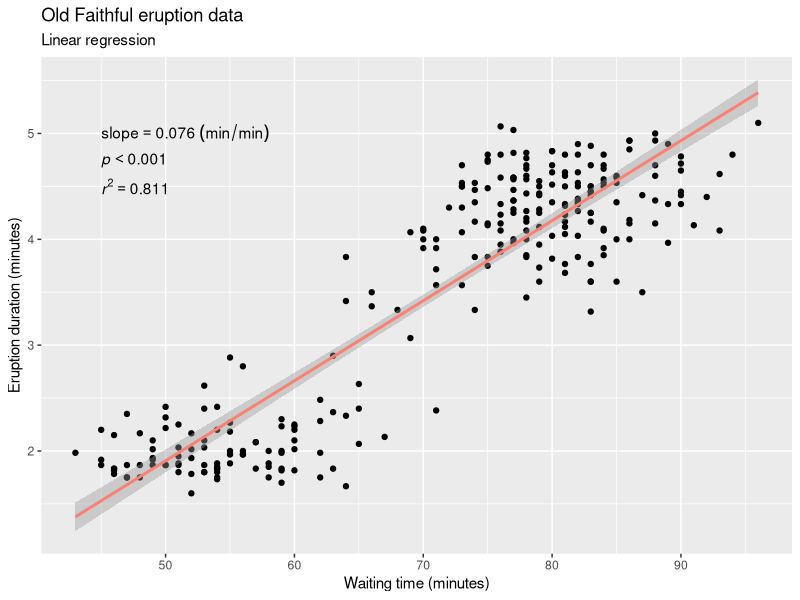
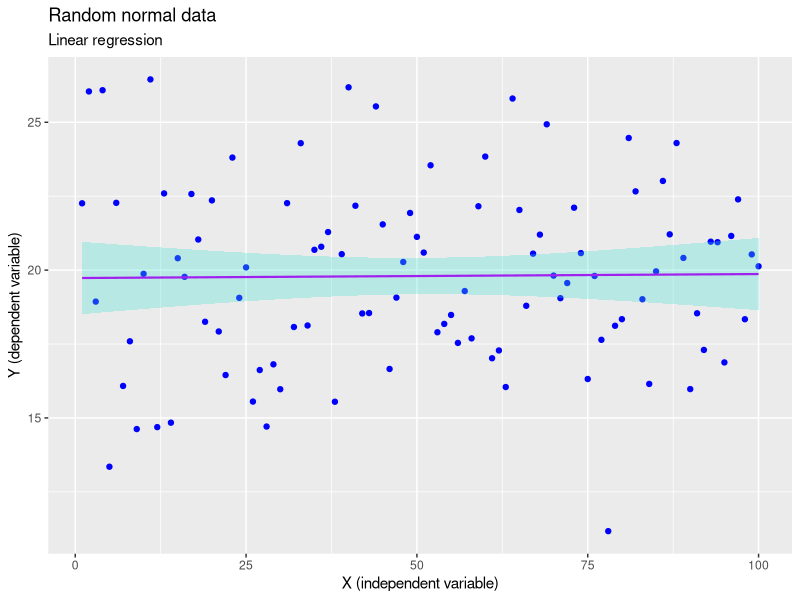
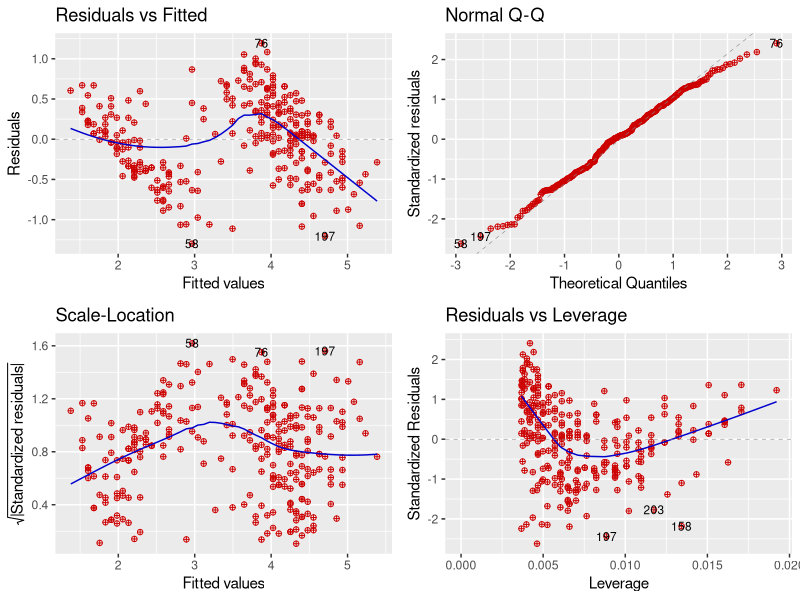
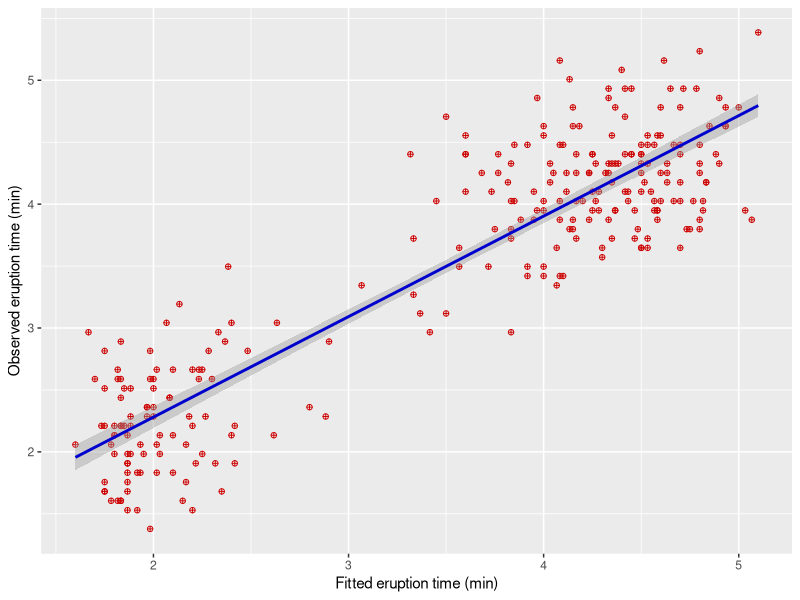

Recreate these plots in R, in order.
## ---- chunk 1
knitr::opts_chunk$set(
  comment = "R>", 
  warning = FALSE, 
  message = FALSE,
  out.width = '70%'
)
## ---- chunk 2
head(faithful)
## ---- chunk 3
eruption.lm <- lm(eruptions ~ waiting, data = faithful)
summary(eruption.lm)
## ---- chunk 4
library(tidyverse)
slope <- round(eruption.lm$coef[2], 3)
# p.val <- round(coefficients(summary(eruption.lm))[2, 4], 3) # it approx. 0, so...
p.val = 0.001
r2 <- round(summary(eruption.lm)$r.squared, 3)

ggplot(data = faithful, aes(x = waiting, y = eruptions)) +
  geom_point() +
  annotate("text", x = 45, y = 5, label = paste0("slope == ", slope, "~(min/min)"), parse = TRUE, hjust = 0) +
  annotate("text", x = 45, y = 4.75, label = paste0("italic(p) < ", p.val), parse = TRUE, hjust = 0) +
  annotate("text", x = 45, y = 4.5, label = paste0("italic(r)^2 == ", r2), parse = TRUE, hjust = 0) +
  stat_smooth(method = "lm", colour = "salmon") +
  labs(title = "Old Faithful eruption data",
       subtitle = "Linear regression",
       x = "Waiting time (minutes)",
       y = "Eruption duration (minutes)")
## ---- chunk 5
# use the accessor function to grab the coefficients:
erupt.coef <- coefficients(eruption.lm)
erupt.coef

# how long would an eruption last of we waited, say, 80 minutes?
waiting <- 80 
 
# the first and second coef. can be accessed using the 
# square bracket notation:
erupt.pred <- erupt.coef[1] + (erupt.coef[2] * waiting)
erupt.pred # the unit is minutes
## ---- chunk 6
pred.val <- data.frame(waiting = c(60, 80, 100))
predict(eruption.lm, pred.val) # returns waiting time in minutes
## ---- chunk 7
summary(eruption.lm)$r.squared
## ---- chunk 8
n <- 100
set.seed(666)
rand.df <- data.frame(x = seq(1:n),
                      y = rnorm(n = n, mean = 20, sd = 3))
ggplot(data = rand.df, aes(x = x, y = y)) +
  geom_point(colour = "blue") +
  stat_smooth(method = "lm", colour = "purple", size = 0.75, fill = "turquoise", alpha = 0.3) +
  labs(title = "Random normal data",
       subtitle = "Linear regression",
       x = "X (independent variable)",
       y = "Y (dependent variable)")
## ---- chunk 9
pred.val <- data.frame(waiting = c(80))
predict(eruption.lm, pred.val, interval = "confidence")
## ---- chunk 10
pred.val <- data.frame(waiting = c(80))
predict(eruption.lm, pred.val, interval = "prediction")
## ---- chunk 11
library(ggfortify)
autoplot(lm(eruptions ~ waiting, data = faithful), label.size = 3,
         col = "red3", shape = 10, smooth.colour = 'blue3')
## ---- chunk 12
ggplot(data = faithful, aes(x = eruptions, y = fitted(eruption.lm))) +
  geom_point(col = "red3", shape = 10) +
  geom_smooth(method = "lm", col = "blue3") +
  labs(x = "Fitted eruption time (min)", y = "Observed eruption time (min)")
